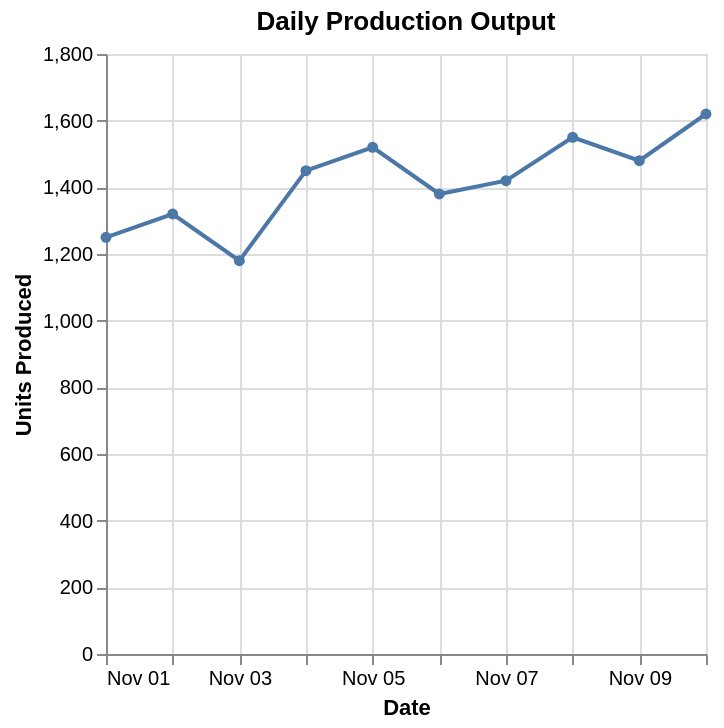

Vega-Lite specification for this chart:
### Vega-Lite specification from a JSON file in a GitHub repository (floating-point values rounded to 4 significant figures)
{"$schema": "https://vega.github.io/schema/vega-lite/v5.json", "description": "Production output tracking", "data": {"values": [{"date": "2024-11-01", "units": 1250}, {"date": "2024-11-02", "units": 1320}, {"date": "2024-11-03", "units": 1180}, {"date": "2024-11-04", "units": 1450}, {"date": "2024-11-05", "units": 1520}, {"date": "2024-11-06", "units": 1380}, {"date": "2024-11-07", "units": 1420}, {"date": "2024-11-08", "units": 1550}, {"date": "2024-11-09", "units": 1480}, {"date": "2024-11-10", "units": 1620}]}, "mark": {"type": "line", "point": true, "strokeWidth": 2}, "encoding": {"x": {"field": "date", "type": "temporal", "axis": {"title": "Date", "format": "%b %d"}}, "y": {"field": "units", "type": "quantitative", "axis": {"title": "Units Produced", "format": ",.0f"}}, "tooltip": [{"field": "date", "type": "temporal", "format": "%B %d, %Y"}, {"field": "units", "type": "quantitative", "title": "Units", "format": ",.0f"}]}, "title": "Daily Production Output"}
